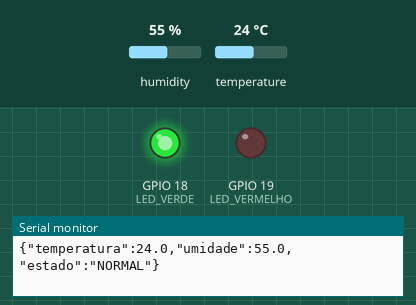
The sketch below on a simulated ESP32. On the bench: output pins drawn as LEDs (lit = HIGH), the last lines printed to the serial monitor. The test bench sets the inputs (shaded band); at power-on: temperature 24 °C, humidity 55 %. WiFi joins after 1.5 s; servers stay silent unless stated; no MQTT or app messages arrive unless stated.

Above: at 10.8 s.
10.9 s: temperature set to 34.3 °C
18.4 s: temperature set to 35.7 °C
At 21.0 s:
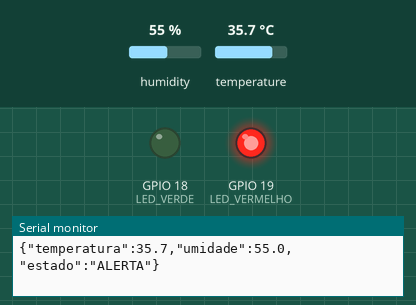
25.9 s: temperature set to 12 °C
At 31.1 s:
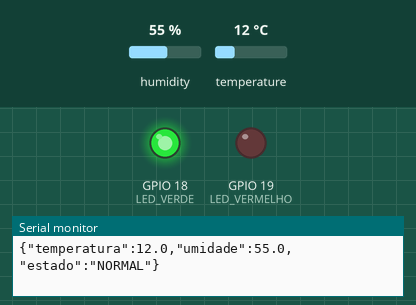
33.4 s: temperature set to 41 °C
At 36.2 s:
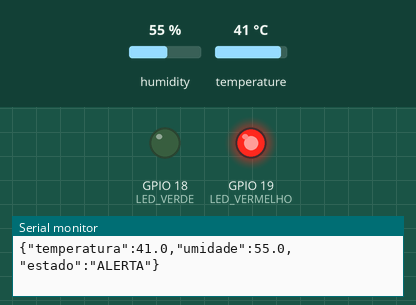
Timing chart, 0 to 37.7 s (numbered marks = the images above; inputs shaded):
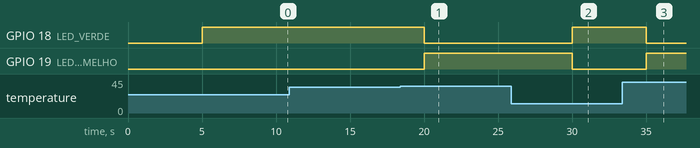

Measured:
- the behaviour switches between 35 and 35.1 °C on temperature (found by bisection; images 0 and 1)
- after the input at 18.4 s, GPIO 18 (LED_VERDE): HIGH → LOW after 1.6 s; GPIO 19 (LED_VERMELHO): LOW → HIGH after 1.6 s
- after the input at 25.9 s, GPIO 18 (LED_VERDE): LOW → HIGH after 4.1 s; GPIO 19 (LED_VERMELHO): HIGH → LOW after 4.1 s
- after the input at 33.4 s, GPIO 18 (LED_VERDE): HIGH → LOW after 1.6 s; GPIO 19 (LED_VERMELHO): LOW → HIGH after 1.6 s

The sketch:

sketch.ino
```cpp
#include <WiFi.h>
#include <PubSubClient.h>
#include <DHT.h>

constexpr int DHT_PIN = 15;
constexpr int LED_VERDE = 18;
constexpr int LED_VERMELHO = 19;
const char* TOPICO = "edge/2ano/2CCPH/equipe11/ff84fafa1219/dados";
DHT dht(DHT_PIN, DHT22);
WiFiClient rede;
PubSubClient mqtt(rede);
unsigned long ultimaLeitura = 0;
unsigned long ultimaTentativa = 0;

void setup() {
  Serial.begin(115200);
  pinMode(LED_VERDE, OUTPUT);
  pinMode(LED_VERMELHO, OUTPUT);
  digitalWrite(LED_VERDE, LOW);
  digitalWrite(LED_VERMELHO, LOW);
  dht.begin();
  WiFi.begin("Wokwi-GUEST", "", 6);
  mqtt.setServer("broker.hivemq.com", 1883);
  mqtt.setSocketTimeout(1);
}

void loop() {
  unsigned long agora = millis();
  if (agora - ultimaLeitura >= 5000) {
    ultimaLeitura = agora;
    float temperatura = dht.readTemperature();
    float umidade = dht.readHumidity();
    if (!isnan(temperatura) && !isnan(umidade)) {
      bool alerta = temperatura > 35.0;
      digitalWrite(LED_VERDE, alerta ? LOW : HIGH);
      digitalWrite(LED_VERMELHO, alerta ? HIGH : LOW);
      char payload[128];
      snprintf(payload, sizeof(payload), "{\"temperatura\":%.1f,\"umidade\":%.1f,\"estado\":\"%s\"}", temperatura, umidade, alerta ? "ALERTA" : "NORMAL");
      Serial.println(payload);
      if (mqtt.connected()) mqtt.publish(TOPICO, payload, false);
    } else {
      Serial.println("Falha na leitura DHT22; publicacao ignorada");
    }
  }
  if (WiFi.status() == WL_CONNECTED) {
    if (!mqtt.connected() && agora - ultimaTentativa >= 5000) {
      ultimaTentativa = agora;
      String id = "esp32-" + String((uint32_t)ESP.getEfuseMac(), HEX);
      mqtt.connect(id.c_str());
    }
    if (mqtt.connected()) mqtt.loop();
  }
  delay(10);
}
```
